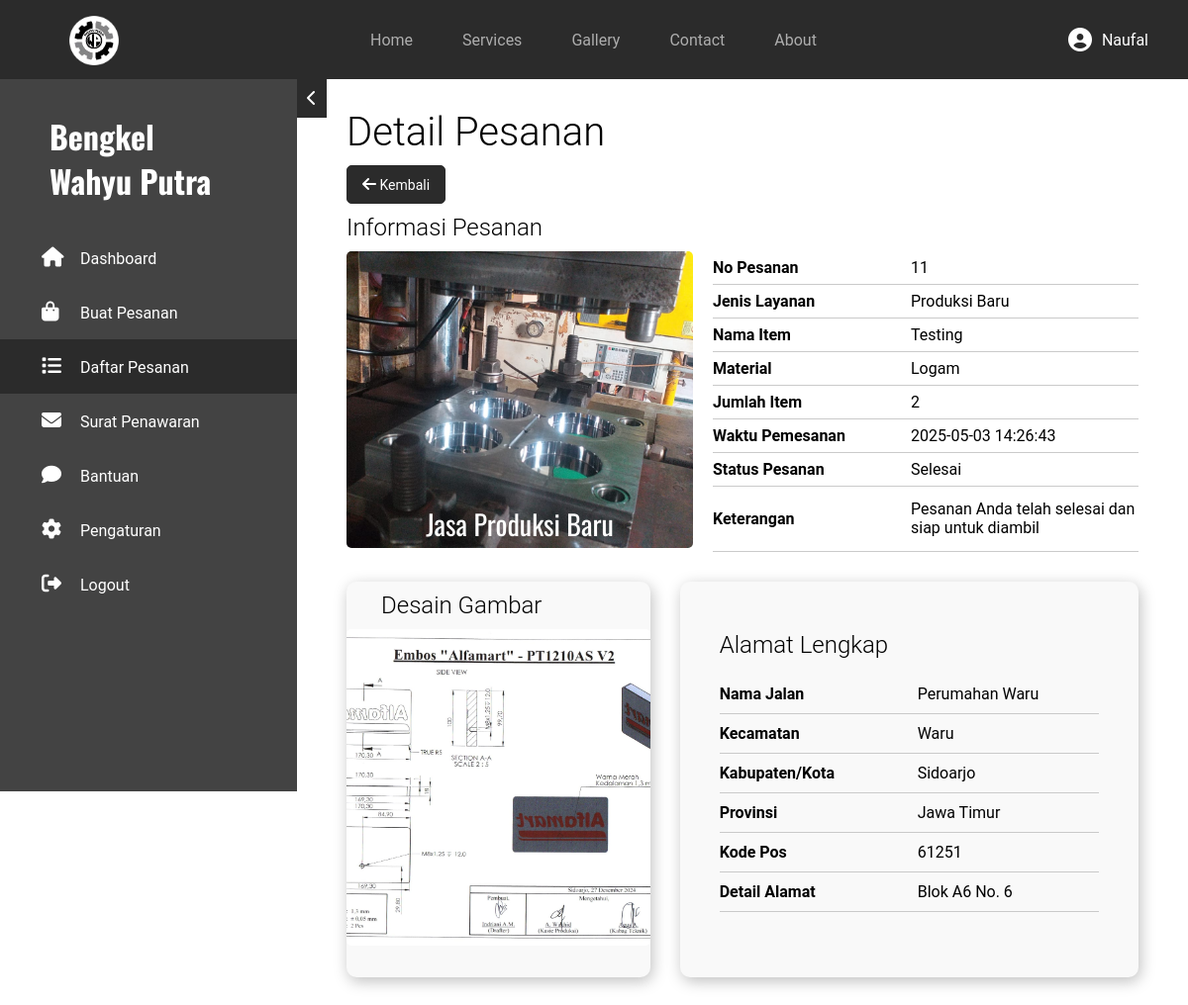
The app's page /dashboard/pages/my-order/detail/?detail=11 (signed in) with its own data.
### tables this page shows
CREATE TABLE `pemesanan` (
  `no_pesanan` int(11) NOT NULL,
  `id_pelanggan` int(11) NOT NULL,
  `waktu_pemesanan` datetime NOT NULL DEFAULT current_timestamp(),
  `nama_jalan` varchar(100) NOT NULL,
  `kecamatan` varchar(50) NOT NULL,
  `kabupaten_kota` varchar(50) NOT NULL,
  `provinsi` varchar(30) NOT NULL,
  `kode_pos` char(5) NOT NULL,
  `detail` varchar(50) DEFAULT NULL,
  `id_service` int(11) NOT NULL,
  `status_pesanan` enum('Menunggu Penawaran','Penawaran Diterbitkan','Negosiasi Penawaran','Dalam Proses','Menunggu Pembayaran','Konfirmasi Pembayaran','Selesai') NOT NULL DEFAULT 'Menunggu Penawaran'
);

CREATE TABLE `service` (
  `id_service` int(11) NOT NULL,
  `nama_service` varchar(50) NOT NULL,
  `gambar_jasa` varchar(100) DEFAULT NULL
);

CREATE TABLE `pemesanan_item` (
  `id_item` int(11) NOT NULL,
  `no_pesanan` int(11) NOT NULL,
  `nama_item` varchar(30) NOT NULL,
  `desain_gambar` varchar(255) NOT NULL,
  `material` varchar(20) NOT NULL,
  `jumlah_item` int(11) NOT NULL
);

### dashboard/pages/my-order/detail/index.php (the view, shortened to what this page needs)
<?php
require_once $_SERVER['DOCUMENT_ROOT'] . "/bengkel-wahyu-putra/includes/global/koneksi.php";
if (isset($_GET['detail'])) {
    $no_pesanan = $_GET['detail'];
    $query = "SELECT * FROM pemesanan p
                JOIN service s
                ON p.id_service = s.id_service
                JOIN pemesanan_item pi
                ON p.no_pesanan = pi.no_pesanan
                WHERE p.no_pesanan = ?";
    $stmt = $conn->prepare($query);
    $stmt->bind_param('i', $no_pesanan);
    $stmt->execute();
    $result = $stmt->get_result();
    $result = $result->fetch_assoc();
} else {
    header('location: ../');
}
?>
<!DOCTYPE html>
<html lang="en">
<head>
    <link rel="stylesheet" href="../../../../assets/css/global.css">
    <link rel="stylesheet" href="../../../../assets/css/user.css">
    <link rel="stylesheet" href="../../../../assets/fontawesome/css/all.css">
</head>
<body>
    <?php require_once $_SERVER['DOCUMENT_ROOT'] . "/bengkel-wahyu-putra/includes/global/nav.php"; ?>
    <main class="detailPesanan">
        <?php require_once $_SERVER['DOCUMENT_ROOT'] . "/bengkel-wahyu-putra/includes/user/aside.php"; ?>
        <section class="utama">
            <div class="main-content">
                <h1>Detail Pesanan</h1>
                <a href="../">
                    <i class="fas fa-arrow-left"></i>
                    Kembali
                </a>
                <div class="informasi">
                    <h2 style="margin-bottom: 10px;">Informasi Pesanan</h2>
                    <div class="informasi-flex">
                        <div class="img-jasa">
                            <img src="../../../../assets/img/<?= $result['gambar_jasa'] ?>" alt="Jasa">
                            <h1>Jasa <?= $result['nama_service'] ?></h1>
                        </div>
                        <table>
                            <tr>
                                <th>No Pesanan</th>
                                <td><?= $result['no_pesanan'] ?></td>
                            </tr>
                            <tr>
                                <th>Jenis Layanan</th>
                                <td><?= $result['nama_service'] ?></td>
                            </tr>
                            <tr>
                                <th>Nama Item</th>
                                <td><?= $result['nama_item'] ?></td>
                            </tr>
                            <tr>
                                <th>Material</th>
                                <td><?= $result['material'] ?? '-' ?></td>
                            </tr>
                            <tr>
                                <th>Jumlah Item</th>
                                <td><?= $result['jumlah_item'] ?></td>
                            </tr>
                            <tr>
                                <th>Waktu Pemesanan</th>
                                <td><?= $result['waktu_pemesanan'] ?></td>
                            </tr>
                            <tr>
                                <th>Status Pesanan</th>
                                <td><?= $result['status_pesanan'] ?></td>
                            </tr>
                            <tr>
                                <th>Keterangan</th>
                                <td>
                                    <?php
                                    $status = $result['status_pesanan'];
                                    switch ($status) {
                                        default:
                                            echo 'Pesanan Anda telah selesai dan siap untuk diambil';
                                            break;
                                    }
                                    ?>
                                </td>
                            </tr>
                        </table>
                    </div>
                </div>
                <div class="desain-alamat">
                    <div class="desain">
                        <h2>Desain Gambar</h2>
                        <?php
                        $split = explode('.', $result['desain_gambar']);
                        $ekstensi = $split[count($split) - 1];
                        if ($ekstensi == 'pdf') { ?>
                            <iframe src="../../../../uploads/desain/<?= $result['desain_gambar'] ?>" width="100%" height="200px"></iframe>
                        <?php } else {
                        ?>
                            <img src="../../../../uploads/desain/<?= $result['desain_gambar'] ?>" alt="" style="height: 80%; width: 100%">
                        <?php } ?>
                    </div>
                    <div class="alamat">
                        <h2 style="margin-bottom: 1rem;">Alamat Lengkap</h2>
                        <table>
                            <tr>
                                <th>Nama Jalan</th>
                                <td><?= $result['nama_jalan'] ?></td>
                            </tr>
                            <tr>
                                <th>Kecamatan</th>
                                <td><?= $result['kecamatan'] ?></td>
                            </tr>
                            <tr>
                                <th>Kabupaten/Kota</th>
                                <td><?= $result['kabupaten_kota'] ?></td>
                            </tr>
                            <tr>
                                <th>Provinsi</th>
                                <td><?= $result['provinsi'] ?></td>
                            </tr>
                            <tr>
                                <th>Kode Pos</th>
                                <td><?= $result['kode_pos'] ?></td>
                            </tr>
                            <tr>
                                <th>Detail Alamat</th>
                                <td><?= $result['detail'] ?? '-' ?></td>
                            </tr>
                        </table>
                    </div>
                </div>
            </div>
        </section>
    </main>
</body>
</html>

### assets/css/global.css (style rules this page uses)
:root { --primary-color: #2b2b2b; --secondary-color: #faf9f6; }
* { margin: 0; padding: 0; font-family: "Roboto", serif; scroll-behavior: smooth; box-sizing: border-box; }
a { text-decoration: none; }
h1, h2, h3, p, strong, cite, hr, main img, header a, main a, input, label, select, option, textarea, em, strong, button, span { animation: coolTransition 0.9s; }
main { background-color: var(--secondary-color); }
.fas, .fab { font-size: 25px; }

### assets/css/user.css (style rules this page uses)
:root { --primary-color: #2b2b2b; --secondary-color: #faf9f6; }
main { background-color: white; display: grid; grid-template-columns: auto 1fr; }
.utama { margin: 30px 50px; z-index: 2; }
.utama h2 { font-size: 24px; font-weight: 300; }
.utama table tr { display: block; padding: 10px 0px; }
table a, .no-order a, .detailPesanan .utama a { background-color: var(--primary-color); color: white; padding: 10px 15px; border-radius: 5px; border: 1px solid var(--primary-color); display: inline-block; transition: .3s ease-in-out; font-size: 14px; }
.utama h1 { font-size: 40px; font-weight: 300; }
.detailPesanan .informasi-flex { display: flex; gap: 20px; }
.detailPesanan .utama a { margin: 10px 0px; }
.detailPesanan .utama .fas { font-size: 16px; }
.detailPesanan img { width: 350px; height: 300px; object-fit: cover; border-radius: 5px; cursor: pointer; }
.detailPesanan .desain img { width: auto; height: auto; min-width: none; min-height: none; object-fit: cover; }
.detailPesanan table { border-collapse: collapse; width: 100%; }
.detailPesanan table th { min-width: 50px; width: 200px; }
.detailPesanan table td { min-width: 100px; }
.detailPesanan table tr { display: table-row; }
.detailPesanan table th, .detailPesanan table td { text-align: left; border-bottom: 1px solid #cacaca; }
.detailPesanan .img-jasa { position: relative; }
.detailPesanan .img-jasa h1 { font-family: 'Oswald', serif; font-size: 28px; font-weight: 400; position: absolute; z-index: 2; bottom: 0; color: white; transition: none; animation: none; margin-bottom: 8px; width: 100%; text-align: center; }
.detailPesanan .desain-alamat { width: 100%; display: flex; gap: 30px; margin-top: 30px; }
.desain-alamat .desain { position: relative; width: 40%; height: 400px; border-radius: 10px; background-color: #f9f9f9; box-shadow: 2px 4px 15px rgba(0, 0, 0, 0.25); }
.desain-alamat .desain h2 { padding: 10px 35px; }
.desain-alamat .alamat { width: 60%; background-color: #f9f9f9; padding: 50px 40px; border-radius: 10px; box-shadow: 2px 4px 15px rgba(0, 0, 0, 0.25); }
.desain-alamat .alamat table th { padding: 10px 0px; width: 200px; }

### records on screen
pemesanan: id_service.gambar_jasa (picture), id_service.nama_service "Produksi Baru", pemesanan_item.no_pesanan "11", pemesanan_item.nama_item "Testing", pemesanan_item.material "Logam", pemesanan_item.jumlah_item "2", waktu_pemesanan "2025-05-03 14:26:43", status_pesanan "Selesai", pemesanan_item.desain_gambar (picture), nama_jalan "Perumahan Waru", kecamatan "Waru", kabupaten_kota "Sidoarjo", provinsi "Jawa Timur", kode_pos "61251", detail "Blok A6 No. 6"

### other values on screen
$nama "Naufal"
